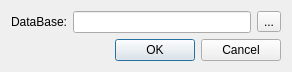
<?xml version="1.0" encoding="UTF-8"?>
<ui version="4.0">
 <class>ConfiguratorView</class>
 <widget class="QDialog" name="ConfiguratorView">
  <property name="geometry">
   <rect>
    <x>0</x>
    <y>0</y>
    <width>292</width>
    <height>69</height>
   </rect>
  </property>
  <property name="windowTitle">
   <string>Configurações</string>
  </property>
  <layout class="QVBoxLayout" name="verticalLayout">
   <item>
    <layout class="QHBoxLayout" name="horizontalLayout">
     <item>
      <widget class="QLabel" name="label_4">
       <property name="text">
        <string>DataBase:</string>
       </property>
      </widget>
     </item>
     <item>
      <widget class="QLineEdit" name="databaseLineEdit"/>
     </item>
     <item>
      <widget class="QToolButton" name="toolButton">
       <property name="text">
        <string>...</string>
       </property>
      </widget>
     </item>
    </layout>
   </item>
   <item>
    <widget class="QDialogButtonBox" name="buttonBox">
     <property name="orientation">
      <enum>Qt::Horizontal</enum>
     </property>
     <property name="standardButtons">
      <set>QDialogButtonBox::Cancel|QDialogButtonBox::Ok</set>
     </property>
    </widget>
   </item>
  </layout>
 </widget>
 <resources/>
 <connections>
  <connection>
   <sender>buttonBox</sender>
   <signal>accepted()</signal>
   <receiver>ConfiguratorView</receiver>
   <slot>accept()</slot>
   <hints>
    <hint type="sourcelabel">
     <x>248</x>
     <y>254</y>
    </hint>
    <hint type="destinationlabel">
     <x>157</x>
     <y>274</y>
    </hint>
   </hints>
  </connection>
  <connection>
   <sender>buttonBox</sender>
   <signal>rejected()</signal>
   <receiver>ConfiguratorView</receiver>
   <slot>reject()</slot>
   <hints>
    <hint type="sourcelabel">
     <x>316</x>
     <y>260</y>
    </hint>
    <hint type="destinationlabel">
     <x>286</x>
     <y>274</y>
    </hint>
   </hints>
  </connection>
 </connections>
</ui>
